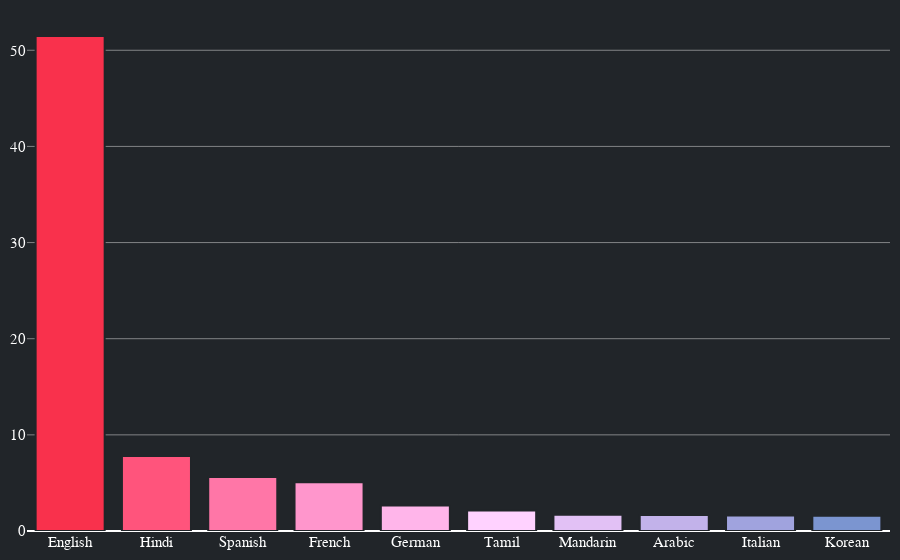

Notebook cell for this chart:
### Markdown cell above
### Languages analysis

We plot in a bar chart the 10 languages most represented on our streaming services (Amazon and Netflix).

**Conclusion:** as we expected, English is the most prominent language in streaming services. Most Asian films are translated into English for international fruition and placed in this kind of worldwide services, even if Hindi is having a good representation with respect to others. European languages too have a good degree of representation.

### Code cell
df = data.copy()
df['languages'].replace('no_data', np.nan, inplace  = True)
df.dropna(inplace=True)
languages = []
for i, x in df['languages'].iteritems():
    l = x.split(', ')
    for lang in l:
        languages.append(lang)
df = pd.DataFrame()
df['languages'] = languages
df['count'] = 1
x = df.groupby('languages')['count'].sum().sort_values(ascending=False)[0:10]
y=len(df)
r=((x*100/y)).round(2)
df = pd.DataFrame(r)
fig = go.Figure(data=[go.Bar(x=df.index, y=df['count'].to_list())])
fig.update_traces(marker_color=colors[::-1][1:], marker_line_color='#212529',
                  marker_line_width=2)

fig.update_traces(marker=dict(line=dict(color='#212529', width=2)), hoverlabel=dict(font_size=14,font_family="Arial, san serif",font_color="white"))

fig.update_traces(hovertemplate=('<br>%{x} presence is: %{value}%<br><extra></extra>'))

fig.update_layout(paper_bgcolor="#212529", plot_bgcolor ='rgba(0, 0, 0, 0)', hoverlabel_bordercolor='#212529',margin=margin, yaxis_gridcolor ='rgba(225, 225, 225, .5)', font_color="white", font_family="Arial, san serif", font_size=15)

fig.update_yaxes(color="white")
fig.update_xaxes(color="white")
fig.write_html('visualization/three.html')
fig.show()

### Figure 1 — Plotly figure (JSON) as saved in the notebook; plotly's stock layout.template omitted (floating-point values rounded to 4 significant figures)
{"data": [{"hoverlabel": {"font": {"color": "white", "family": "Arial, san serif", "size": 14}}, "hovertemplate": "<br>%{x} presence is: %{value}%<br><extra></extra>", "marker": {"color": ["#f9314c", "#ff547c", "#ff76a7", "#ff96cc", "#ffb5ea", "#ffd2ff", "#e2c1f5", "#c2b2ea", "#a0a3de", "#7b95d0", "#5287c1", "#0f79af"], "line": {"color": "#212529", "width": 2}}, "type": "bar", "x": ["English", "Hindi", "Spanish", "French", "German", "Tamil", "Mandarin", "Arabic", "Italian", "Korean"], "y": [51.48, 7.81, 5.61, 5.08, 2.66, 2.14, 1.68, 1.67, 1.61, 1.59]}], "layout": {"font": {"color": "white", "family": "Arial, san serif", "size": 15}, "hoverlabel": {"bordercolor": "#212529"}, "margin": {"b": 10, "l": 10, "r": 10, "t": 10}, "paper_bgcolor": "#212529", "plot_bgcolor": "rgba(0, 0, 0, 0)", "xaxis": {"color": "white"}, "yaxis": {"color": "white", "gridcolor": "rgba(225, 225, 225, .5)"}}}
